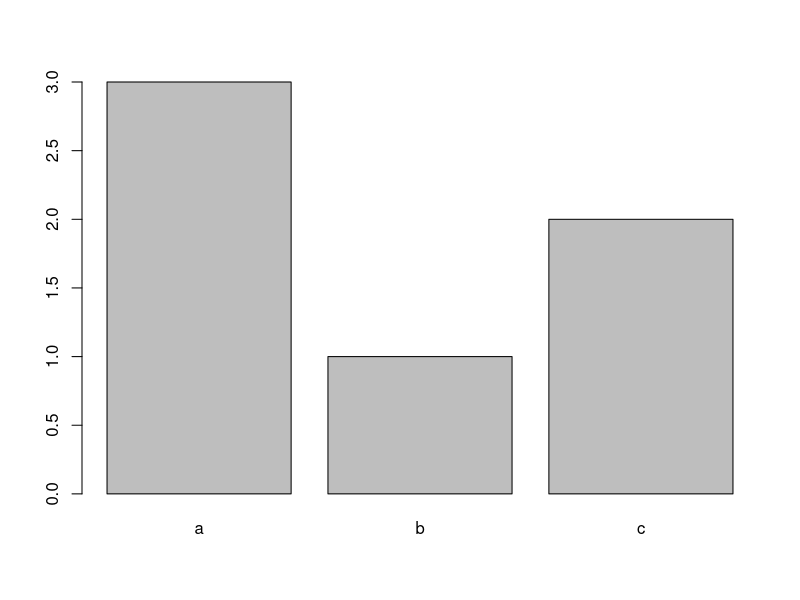
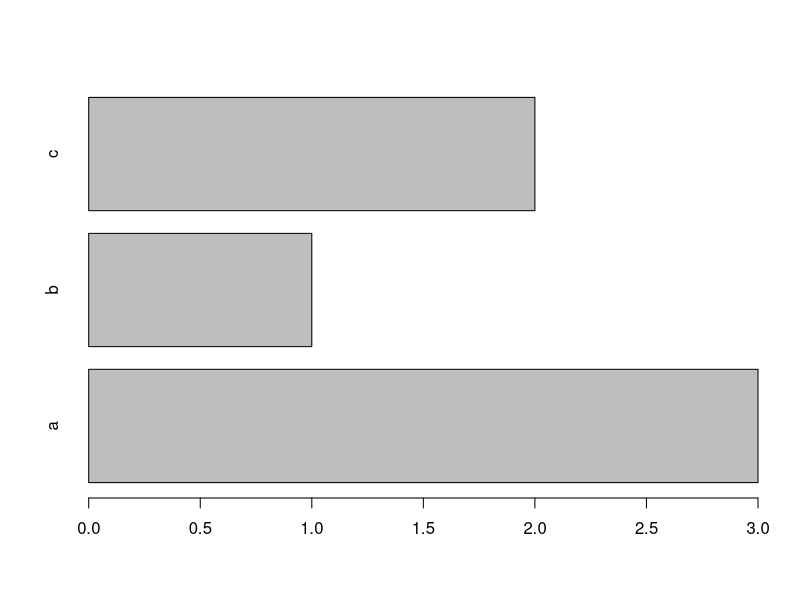
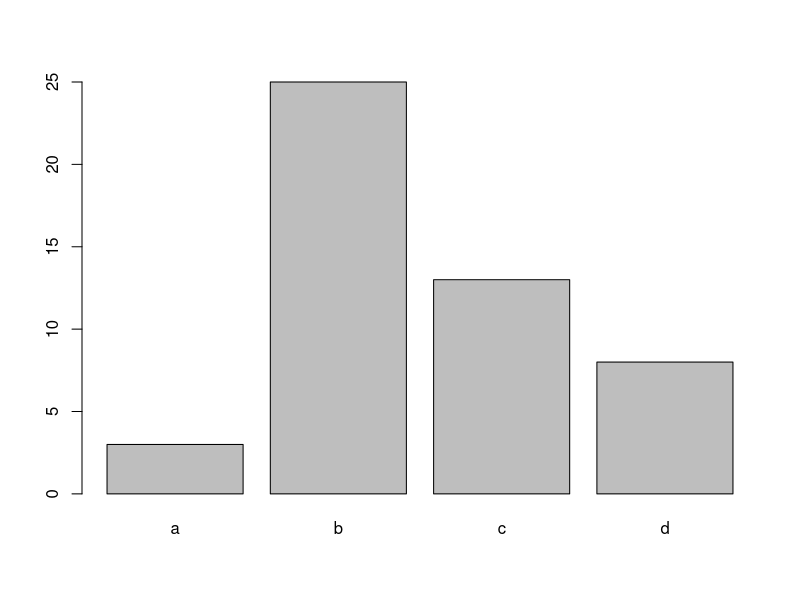
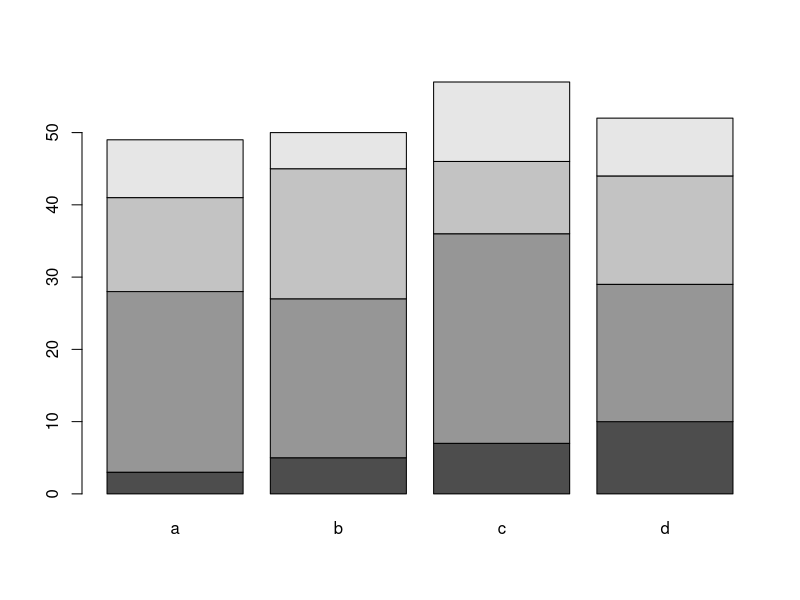
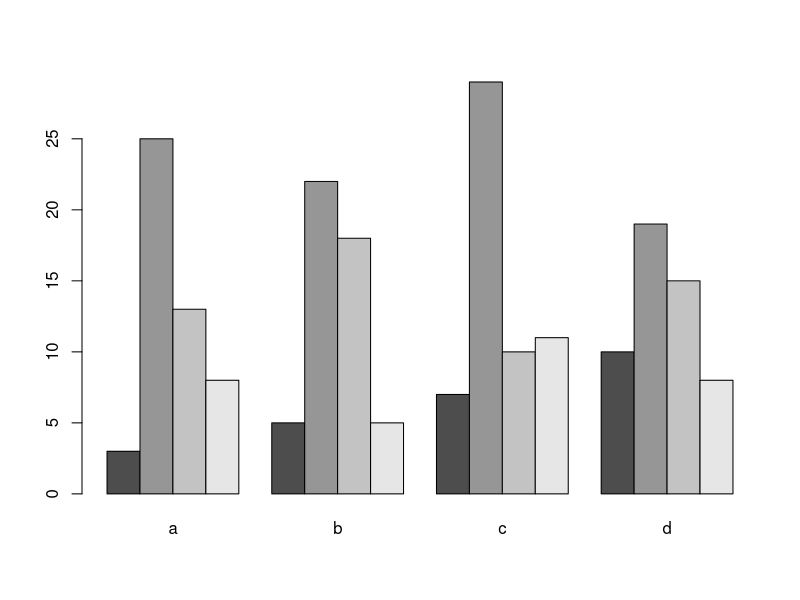

Here is the R script that generated these plots, in order:
## ---- chunk 1
data <- c('a', 'a', 'b', 'a', 'c', 'c')
barplot(table(data))
## ---- chunk 2
barplot(table(data), horiz = T)
## ---- chunk 3
data <- c(3, 25, 13, 8)
name <- c('a', 'b', 'c', 'd')
barplot(data, names.arg = name)
## ---- chunk 4
data <- data.frame(a = c(3, 25, 13, 8),
                   b = c(5, 22, 18, 5),
                   c = c(7, 29, 10, 11),
                   d = c(10, 19, 15, 8))

barplot(as.matrix(data),
        names.arg = colnames(data)
        )
## ---- chunk 5
barplot(as.matrix(data),
        names.arg = colnames(data),
        beside = T
        )
